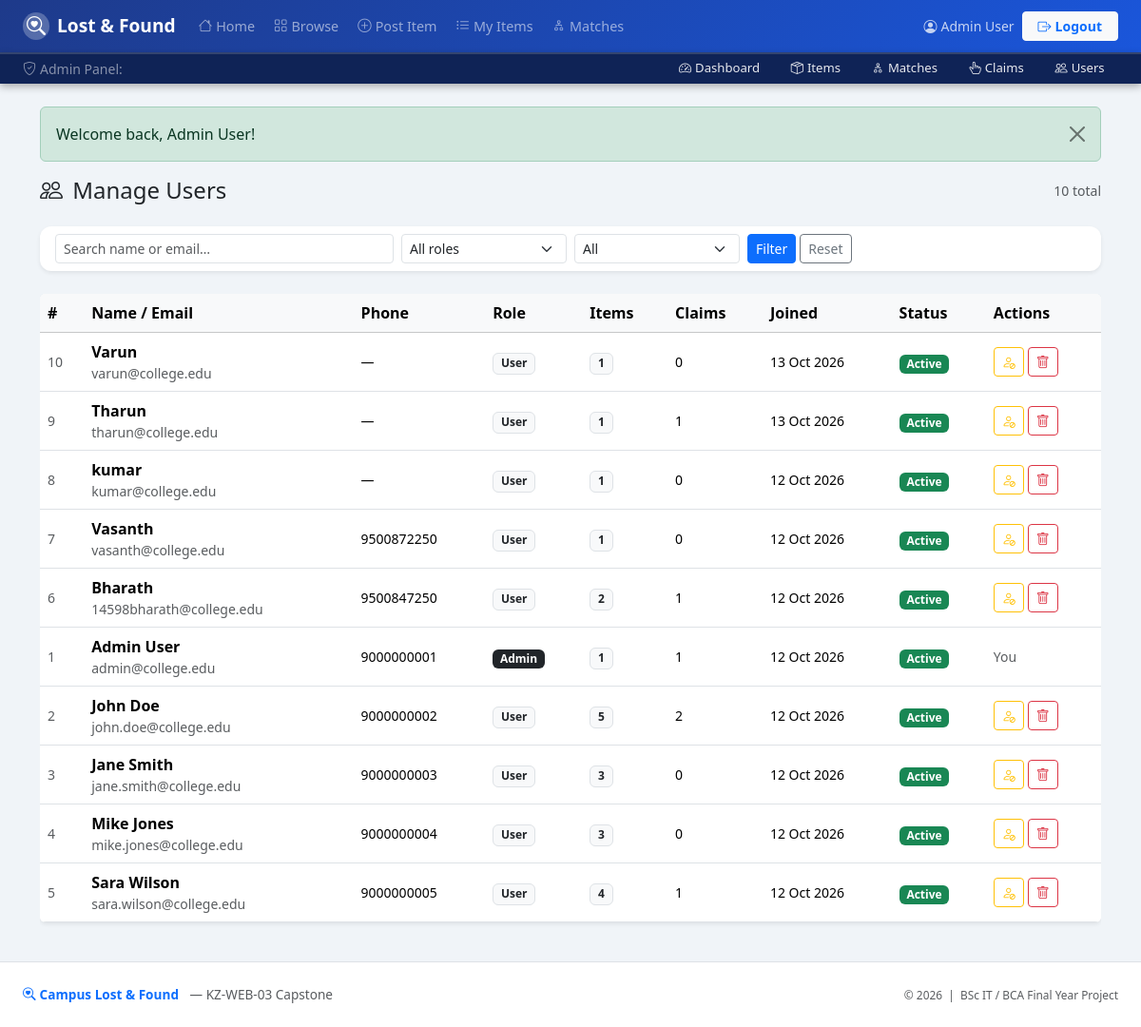
The page /admin/users.php (signed in) on the database its author committed.
### tables this page shows
CREATE TABLE `users` (
  `id` int(11) NOT NULL AUTO_INCREMENT,
  `name` varchar(100) NOT NULL,
  `email` varchar(150) NOT NULL,
  `password` varchar(255) NOT NULL,
  `phone` varchar(20) DEFAULT NULL,
  `role` enum('user','admin') NOT NULL DEFAULT 'user',
  `is_blocked` tinyint(1) NOT NULL DEFAULT 0,
  `created_at` timestamp NOT NULL DEFAULT current_timestamp(),
  PRIMARY KEY (`id`),
  UNIQUE KEY `email` (`email`)
);

### includes/auth.php (called while the page is built, shortened)
<?php
function current_user_id(): int
{
    return isset($_SESSION['user_id']) ? (int)$_SESSION['user_id'] : 0;
}

### admin/users.php (the view, shortened to what this page needs)
<?php
require_once dirname(__DIR__) . '/includes/auth.php';
require_once dirname(__DIR__) . '/includes/functions.php';
$pdo = get_db();
$fQ       = trim($_GET['q'] ?? '');
$where  = [];
$params = [];
$whereSQL = $where ? ('WHERE ' . implode(' AND ', $where)) : '';
$totalStmt = $pdo->prepare("SELECT COUNT(*) FROM users $whereSQL");
$totalStmt->execute($params);
$total = (int)$totalStmt->fetchColumn();
$pg = paginate($total, 20);
$stmt = $pdo->prepare(
    "SELECT u.*,
            (SELECT COUNT(*) FROM items WHERE user_id = u.id) AS item_count,
            (SELECT COUNT(*) FROM claims WHERE claimant_id = u.id) AS claim_count
     FROM users u
     $whereSQL
     ORDER BY u.created_at DESC
     LIMIT ? OFFSET ?"
);
$stmt->execute(array_merge($params, [$pg['limit'], $pg['offset']]));
$users = $stmt->fetchAll();
require_once dirname(__DIR__) . '/includes/header.php';
?>
<div class="d-flex justify-content-between align-items-center mb-4">
  <h4 class="mb-0"><i class="bi bi-people me-1"></i> Manage Users</h4>
  <span class="text-muted small"><?= number_format($total) ?> total</span>
</div>
<div class="card shadow-sm mb-4">
  <div class="card-body py-2">
    <form method="get" class="row g-2 align-items-end">
      <div class="col-md-4">
        <input type="text" class="form-control form-control-sm" name="q"
               value="<?= h($fQ) ?>" placeholder="Search name or email…">
      </div>
      <div class="col-md-2">
        <select class="form-select form-select-sm" name="role">
          <option value="">All roles</option>
        </select>
      </div>
      <div class="col-md-2">
        <select class="form-select form-select-sm" name="blocked">
          <option value="">All</option>
        </select>
      </div>
      <div class="col-md-2 d-flex gap-1">
        <button type="submit" class="btn btn-primary btn-sm">Filter</button>
        <a href="<?= BASE_URL ?>/admin/users.php" class="btn btn-outline-secondary btn-sm">Reset</a>
      </div>
    </form>
  </div>
</div>
<?php if (empty($users)): ?>
<div class="text-center py-5 text-muted">
  <i class="bi bi-people fs-1"></i>
  <p class="mt-2">No users found.</p>
</div>
<?php else: ?>
<div class="table-responsive">
  <table class="table table-hover align-middle bg-white rounded shadow-sm">
    <thead class="table-light">
      <tr>
        <th>#</th>
        <th>Name / Email</th>
        <th>Phone</th>
        <th>Role</th>
        <th>Items</th>
        <th>Claims</th>
        <th>Joined</th>
        <th>Status</th>
        <th>Actions</th>
      </tr>
    </thead>
    <tbody>
      <?php foreach ($users as $u): ?>
      <tr class="<?= $u['is_blocked'] ? 'table-danger' : '' ?>">
        <td class="text-muted small"><?= (int)$u['id'] ?></td>
        <td>
          <div class="fw-semibold"><?= h($u['name']) ?></div>
          <div class="text-muted small"><?= h($u['email']) ?></div>
        </td>
        <td class="small"><?= h($u['phone'] ?? '—') ?></td>
        <td>
          <span class="badge <?= $u['role'] === 'admin' ? 'bg-dark' : 'bg-light text-dark border' ?>">
            <?= h(ucfirst($u['role'])) ?>
          </span>
        </td>
        <td>
          <a href="<?= BASE_URL ?>/admin/items.php?q=<?= urlencode($u['email']) ?>"
             class="badge bg-light text-dark border text-decoration-none">
            <?= (int)$u['item_count'] ?>
          </a>
        </td>
        <td class="small"><?= (int)$u['claim_count'] ?></td>
        <td class="text-nowrap small"><?= format_date($u['created_at']) ?></td>
        <td>
          <?php if ($u['is_blocked']): ?>
            <span class="badge bg-danger">Blocked</span>
          <?php else: ?>
            <span class="badge bg-success">Active</span>
          <?php endif; ?>
        </td>
        <td>
          <div class="d-flex gap-1">
            <?php if ((int)$u['id'] !== current_user_id()): ?>
            <form method="post" class="d-inline">
              <?php if ($u['is_blocked']): ?>
                <input type="hidden" name="action" value="unblock">
                <button type="submit" class="btn btn-outline-success btn-sm" title="Unblock">
                  <i class="bi bi-person-check"></i>
                </button>
              <?php else: ?>
                <button type="submit" class="btn btn-outline-warning btn-sm"
                        onclick="return confirm('Block <?= h(addslashes($u['name'])) ?>?')"
                        title="Block">
                  <i class="bi bi-person-slash"></i>
                </button>
              <?php endif; ?>
            </form>
            <?php if ($u['role'] !== 'admin'): ?>
            <form method="post" class="d-inline"
                  onsubmit="return confirm('Delete <?= h(addslashes($u['name'])) ?>? All their items and claims will also be removed.')">
              <button type="submit" class="btn btn-outline-danger btn-sm" title="Delete">
                <i class="bi bi-trash"></i>
              </button>
            </form>
            <?php endif; ?>
            <?php else: ?>
            <span class="text-muted small">You</span>
            <?php endif; ?>
          </div>
        </td>
      </tr>
      <?php endforeach; ?>
    </tbody>
  </table>
</div>
<?php endif; ?>
<?php require_once dirname(__DIR__) . '/includes/footer.php'; ?>

### includes/header.php (style rules this page uses)
:root { --brand-primary : #1a56db; --brand-dark : #1e3a8a; --bg-page : #f0f4f8; }
html, body { height: 100%; }
body { background: var(--bg-page); font-family: 'Segoe UI', sans-serif; }
.card { border: none; border-radius: .75rem; }
.table-responsive .table { border-radius: .75rem; overflow: hidden; }

### rows shown on the page
users: id "10", name "Varun", email "varun@college.edu", phone "—", role "User", item_count "1", claim_count "0", created_at "13 Oct 2026", is_blocked "Active"
users: id "9", name "Tharun", email "tharun@college.edu", phone "—", role "User", item_count "1", claim_count "1", created_at "13 Oct 2026", is_blocked "Active"
users: id "8", name "kumar", email "kumar@college.edu", phone "—", role "User", item_count "1", claim_count "0", created_at "12 Oct 2026", is_blocked "Active"
users: id "7", name "Vasanth", email "vasanth@college.edu", phone "9500872250", role "User", item_count "1", claim_count "0", created_at "12 Oct 2026", is_blocked "Active"
users: id "6", name "Bharath", email "14598bharath@college.edu", phone "9500847250", role "User", item_count "2", claim_count "1", created_at "12 Oct 2026", is_blocked "Active"
users: id "1", name "Admin User", email "admin@college.edu", phone "9000000001", role "Admin", item_count "1", claim_count "1", created_at "12 Oct 2026", is_blocked "Active", shows "You"
users: id "2", name "John Doe", email "john.doe@college.edu", phone "9000000002", role "User", item_count "5", claim_count "2", created_at "12 Oct 2026", is_blocked "Active"
users: id "3", name "Jane Smith", email "jane.smith@college.edu", phone "9000000003", role "User", item_count "3", claim_count "0", created_at "12 Oct 2026", is_blocked "Active"
users: id "4", name "Mike Jones", email "mike.jones@college.edu", phone "9000000004", role "User", item_count "3", claim_count "0", created_at "12 Oct 2026", is_blocked "Active"
users: id "5", name "Sara Wilson", email "sara.wilson@college.edu", phone "9000000005", role "User", item_count "4", claim_count "1", created_at "12 Oct 2026", is_blocked "Active"

### other values the page prints
$_SESSION['name'] "Admin User"
$f['message'] "Welcome back, Admin User!"
$total "10"
